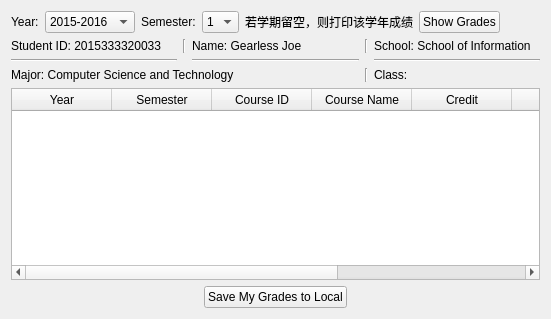
          <widget class="QWidget" name="grades_tab">
           <attribute name="title">
            <string>Grades Query</string>
           </attribute>
           <layout class="QVBoxLayout" name="verticalLayout_5">
            <item>
             <layout class="QHBoxLayout" name="horizontalLayout_3">
              <item>
               <widget class="QLabel" name="label_3">
                <property name="styleSheet">
                 <string notr="true">font: 12pt &quot;Sans Serif&quot;;</string>
                </property>
                <property name="text">
                 <string>Year:</string>
                </property>
               </widget>
              </item>
              <item>
               <widget class="QComboBox" name="comboBox_3">
                <property name="enabled">
                 <bool>true</bool>
                </property>
                <property name="styleSheet">
                 <string notr="true">font: 11pt &quot;Sans Serif&quot;;</string>
                </property>
                <item>
                 <property name="text">
                  <string>2015-2016</string>
                 </property>
                </item>
                <item>
                 <property name="text">
                  <string>2016-2017</string>
                 </property>
                </item>
               </widget>
              </item>
              <item>
               <widget class="QLabel" name="label_4">
                <property name="styleSheet">
                 <string notr="true">font: 12pt &quot;Sans Serif&quot;;</string>
                </property>
                <property name="text">
                 <string>Semester:</string>
                </property>
               </widget>
              </item>
              <item>
               <widget class="QComboBox" name="comboBox_4">
                <property name="enabled">
                 <bool>true</bool>
                </property>
                <property name="styleSheet">
                 <string notr="true">font: 11pt &quot;Sans Serif&quot;;</string>
                </property>
                <item>
                 <property name="text">
                  <string>1</string>
                 </property>
                </item>
                <item>
                 <property name="text">
                  <string>2</string>
                 </property>
                </item>
               </widget>
              </item>
              <item>
               <widget class="QLabel" name="label_5">
                <property name="styleSheet">
                 <string notr="true">font: 10pt &quot;Sans Serif&quot;;</string>
                </property>
                <property name="text">
                 <string>若学期留空，则打印该学年成绩</string>
                </property>
               </widget>
              </item>
              <item>
               <widget class="QPushButton" name="pushButton">
                <property name="styleSheet">
                 <string notr="true">font: 12pt &quot;Sans Serif&quot;;</string>
                </property>
                <property name="text">
                 <string>Show Grades</string>
                </property>
               </widget>
              </item>
              <item>
               <spacer name="horizontalSpacer_3">
                <property name="orientation">
                 <enum>Qt::Horizontal</enum>
                </property>
                <property name="sizeHint" stdset="0">
                 <size>
                  <width>40</width>
                  <height>20</height>
                 </size>
                </property>
               </spacer>
              </item>
             </layout>
            </item>
            <item>
             <layout class="QGridLayout" name="gridLayout">
              <item row="0" column="0">
               <widget class="QLabel" name="label_6">
                <property name="styleSheet">
                 <string notr="true">font: 11pt &quot;Sans Serif&quot;;</string>
                </property>
                <property name="text">
                 <string>Student ID: 2015333320033</string>
                </property>
               </widget>
              </item>
              <item row="0" column="1">
               <widget class="Line" name="line_4">
                <property name="orientation">
                 <enum>Qt::Vertical</enum>
                </property>
               </widget>
              </item>
              <item row="0" column="2">
               <widget class="QLabel" name="label_8">
                <property name="styleSheet">
                 <string notr="true">font: 11pt &quot;Sans Serif&quot;;</string>
                </property>
                <property name="text">
                 <string>Name: Gearless Joe</string>
                </property>
               </widget>
              </item>
              <item row="0" column="3">
               <widget class="Line" name="line_5">
                <property name="orientation">
                 <enum>Qt::Vertical</enum>
                </property>
               </widget>
              </item>
              <item row="0" column="4">
               <widget class="QLabel" name="label_9">
                <property name="styleSheet">
                 <string notr="true">font: 11pt &quot;Sans Serif&quot;;</string>
                </property>
                <property name="text">
                 <string>School: School of Information</string>
                </property>
               </widget>
              </item>
              <item row="1" column="0">
               <widget class="Line" name="line">
                <property name="orientation">
                 <enum>Qt::Horizontal</enum>
                </property>
               </widget>
              </item>
              <item row="1" column="2">
               <widget class="Line" name="line_2">
                <property name="orientation">
                 <enum>Qt::Horizontal</enum>
                </property>
               </widget>
              </item>
              <item row="1" column="4">
               <widget class="Line" name="line_3">
                <property name="orientation">
                 <enum>Qt::Horizontal</enum>
                </property>
               </widget>
              </item>
              <item row="2" column="0" colspan="3">
               <widget class="QLabel" name="label_7">
                <property name="styleSheet">
                 <string notr="true">font: 11pt &quot;Sans Serif&quot;;</string>
                </property>
                <property name="text">
                 <string>Major: Computer Science and Technology</string>
                </property>
               </widget>
              </item>
              <item row="2" column="3">
               <widget class="Line" name="line_6">
                <property name="orientation">
                 <enum>Qt::Vertical</enum>
                </property>
               </widget>
              </item>
              <item row="2" column="4">
               <widget class="QLabel" name="label_10">
                <property name="styleSheet">
                 <string notr="true">font: 11pt &quot;Sans Serif&quot;;</string>
                </property>
                <property name="text">
                 <string>Class:</string>
                </property>
               </widget>
              </item>
             </layout>
            </item>
            <item>
             <widget class="QTableWidget" name="tableWidget_2">
              <property name="styleSheet">
               <string notr="true">font: 10pt &quot;Sans Serif&quot;;</string>
              </property>
              <column>
               <property name="text">
                <string>Year</string>
               </property>
              </column>
              <column>
               <property name="text">
                <string>Semester</string>
               </property>
              </column>
              <column>
               <property name="text">
                <string>Course ID</string>
               </property>
              </column>
              <column>
               <property name="text">
                <string>Course Name</string>
               </property>
              </column>
              <column>
               <property name="text">
                <string>Credit</string>
               </property>
              </column>
              <column>
               <property name="text">
                <string>Grade</string>
               </property>
              </column>
              <column>
               <property name="text">
                <string>Teacher</string>
               </property>
              </column>
              <column>
               <property name="text">
                <string>开课学院</string>
               </property>
              </column>
             </widget>
            </item>
            <item alignment="Qt::AlignHCenter">
             <widget class="QPushButton" name="pushButton_2">
              <property name="text">
               <string>Save My Grades to Local</string>
              </property>
             </widget>
            </item>
           </layout>
          </widget>
